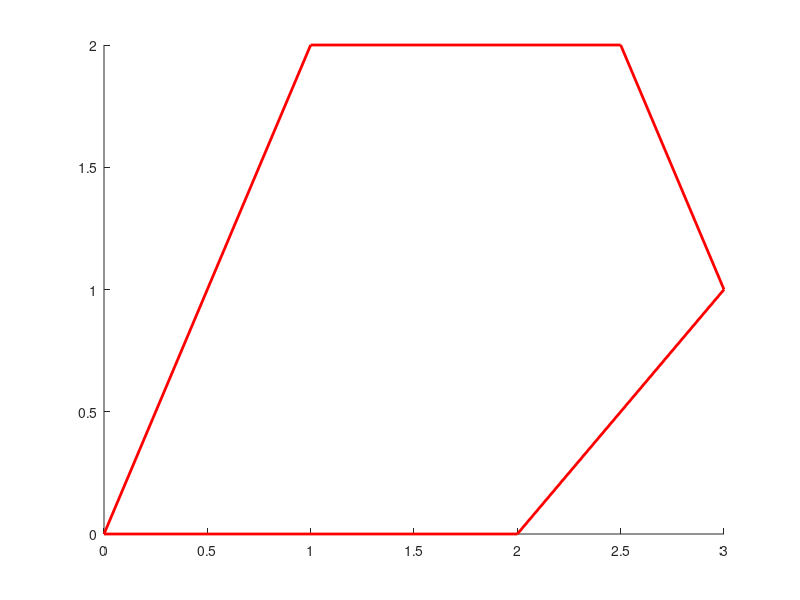

MATLAB code to generate this figure:
x=[0 2 3 2.5 1 0];
y=[0 0 1 2 2   0];
% rectangle('Position', [pos(i, 2) - w / 2, pos(i, 1) - h / 2, w, h],...
% 	'EdgeColor','r', 'LineWidth', 3);
line(x,y,'LineWidth',2, 'Color','r');
